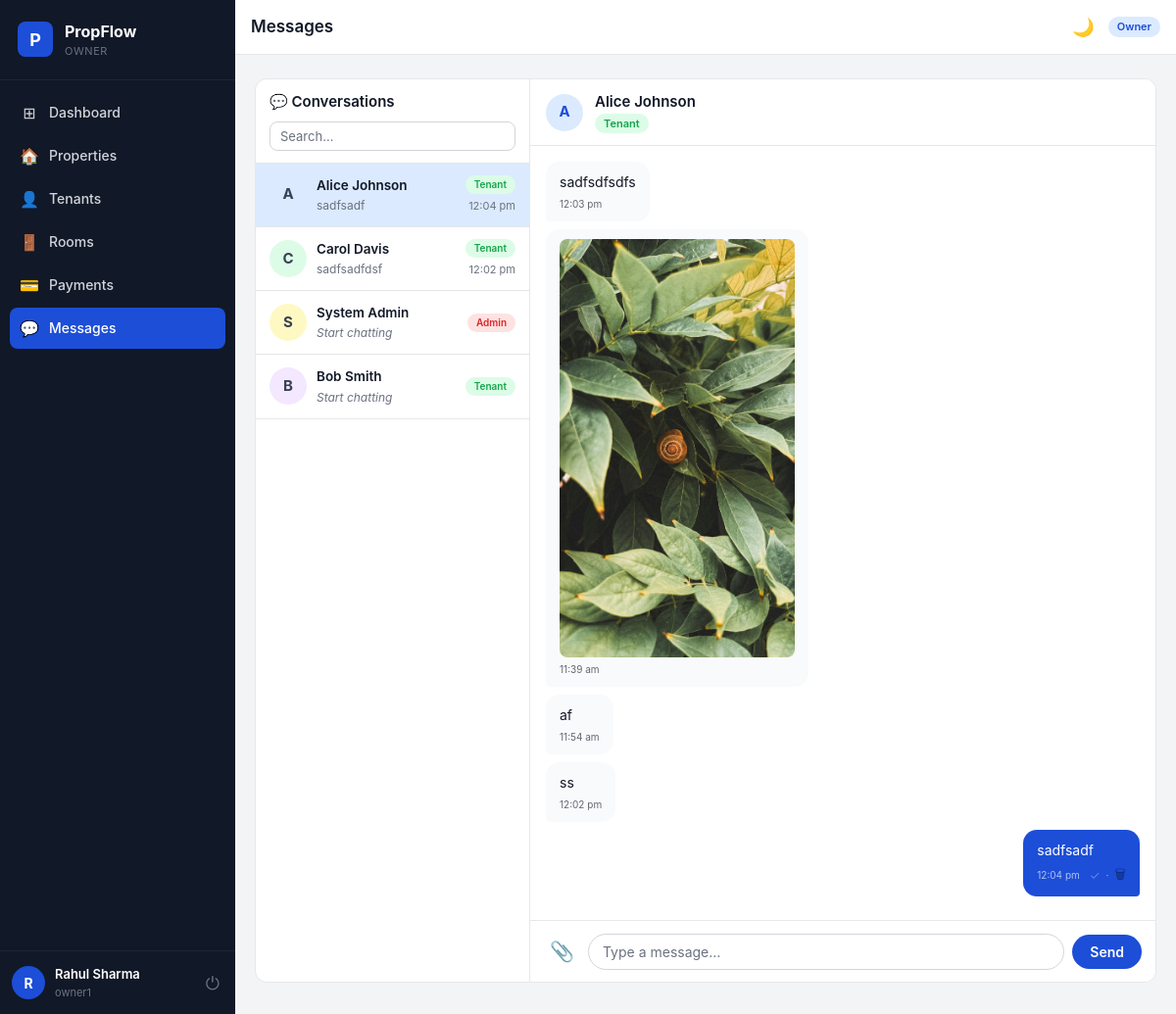
Screenshot of /chat/?with=4 (signed in) with the database file from the repository.
### models.py (models this page shows, shortened)
class User(UserMixin, db.Model):
    __tablename__ = "users"
    id            = db.Column(db.Integer, primary_key=True)
    phone         = db.Column(db.String(30),  unique=True, nullable=False)
    full_name     = db.Column(db.String(150), nullable=False)
    password_hash = db.Column(db.String(255), nullable=False)
    role          = db.Column(db.String(10),  nullable=False, default="tenant")  # admin|owner|tenant
    is_active     = db.Column(db.Boolean, default=True,  nullable=False)
    owner_id      = db.Column(db.Integer,
                               db.ForeignKey("users.id", ondelete="SET NULL"),
                               nullable=True)
    created_at    = db.Column(db.DateTime, default=now_utc, nullable=False)
    updated_at    = db.Column(db.DateTime, default=now_utc, onupdate=now_utc, nullable=False)
    owned_tenants     = db.relationship(
        "User", foreign_keys=[owner_id],
        backref=db.backref("owner_user", remote_side=[id]),
        lazy="dynamic"
    )
    properties        = db.relationship("Property",       back_populates="owner",
                                        foreign_keys="Property.owner_id",    lazy="dynamic")
    tenancies         = db.relationship("PropertyTenant", back_populates="tenant",
                                        foreign_keys="PropertyTenant.tenant_id", lazy="dynamic")
    payments          = db.relationship("Payment",        back_populates="tenant",
                                        foreign_keys="Payment.tenant_id",    lazy="dynamic")
    notifications     = db.relationship("Notification",   back_populates="user",   lazy="dynamic")
    sent_messages     = db.relationship("Message", back_populates="sender",
                                        foreign_keys="Message.sender_id",    lazy="dynamic")
    received_messages = db.relationship("Message", back_populates="receiver",
                                        foreign_keys="Message.receiver_id",  lazy="dynamic")
    room_assignments  = db.relationship("RoomTenant", back_populates="tenant",
                                        foreign_keys="RoomTenant.tenant_id", lazy="dynamic")
    __table_args__ = (
        Index("ix_users_phone", "phone"),
        Index("ix_users_role",  "role"),
        Index("ix_users_owner_role", "owner_id", "role"),
    )

class Message(db.Model):
    __tablename__ = "messages"
    id          = db.Column(db.Integer, primary_key=True)
    sender_id   = db.Column(db.Integer,
                             db.ForeignKey("users.id", ondelete="CASCADE"),
                             nullable=False)
    receiver_id = db.Column(db.Integer,
                             db.ForeignKey("users.id", ondelete="CASCADE"),
                             nullable=True)
    room_id     = db.Column(db.String(100), nullable=True)
    content     = db.Column(db.Text,        nullable=True)
    file_url    = db.Column(db.String(500), nullable=True)
    file_name   = db.Column(db.String(255), nullable=True)
    file_type   = db.Column(db.String(20),  nullable=True)   # image|video|audio|file
    file_size   = db.Column(db.Integer,     nullable=True)   # bytes
    is_read     = db.Column(db.Boolean, default=False, nullable=False)
    is_deleted  = db.Column(db.Boolean, default=False, nullable=False)  # soft delete
    created_at  = db.Column(db.DateTime, default=now_utc)
    sender   = db.relationship("User", back_populates="sent_messages",    foreign_keys=[sender_id])
    receiver = db.relationship("User", back_populates="received_messages", foreign_keys=[receiver_id])
    __table_args__ = (
        Index("ix_msg_room_created",    "room_id", "created_at"),
        Index("ix_msg_receiver_unread", "receiver_id", "is_read"),
        Index("ix_msg_sender_id",       "sender_id"),
    )

### routes/chat.py (the view, shortened to what this page needs)
@chat_bp.route("/")
@login_required
def index():
    if current_user.role == "admin":
        users = User.query.filter(User.id != current_user.id,
                                  User.is_active == True).all()
    elif current_user.role == "owner":
        admins  = User.query.filter_by(role="admin", is_active=True).all()
        tenants = User.query.filter_by(owner_id=current_user.id,
                                       role="tenant", is_active=True).all()
        users   = admins + tenants
    conversations = []
    for u in users:
        room = _room_key(current_user.id, u.id)
        last   = (Message.query.filter_by(room_id=room, is_deleted=False)
                  .order_by(Message.created_at.desc()).first())
        unread = (Message.query.filter_by(room_id=room,
                                          receiver_id=current_user.id,
                                          is_read=False, is_deleted=False)
                  .count())
        last_created_at = last.created_at.isoformat() + 'Z' if last and last.created_at else None
        conversations.append({"user": u, "last": last, "unread": unread, "last_created_at": last_created_at})
    conversations.sort(
        key=lambda c: c["last"].created_at if c["last"] else datetime.min,
        reverse=True,
    )
    selected_uid  = request.args.get("with", type=int)
    selected_user = None
    messages      = []
    if selected_uid:
        selected_user = User.query.filter_by(id=selected_uid,
                                             is_active=True).first()
        if selected_user:
            messages = _msg_svc.load_conversation(
                current_user.id, selected_uid
            )
            _msg_svc.mark_read(
                _room_key(current_user.id, selected_uid), current_user.id
            )
    response = make_response(render_template("chat/index.html",
                                       conversations=conversations,
                                       selected_user=selected_user,
                                       messages=messages,
                                       page_size=PAGE_SIZE))
    response.headers['Cache-Control'] = 'no-cache, no-store, must-revalidate'
    response.headers['Pragma'] = 'no-cache'
    response.headers['Expires'] = '0'
    return response

### services/message.py (called while the page is built)
def _room_key(uid1: int, uid2: int) -> str:
    return f"dm_{min(uid1, uid2)}_{max(uid1, uid2)}"

    def mark_read(self, room_id: str, reader_id: int) -> int:
        count = (
            Message.query
            .filter_by(room_id=room_id, receiver_id=reader_id,
                       is_read=False, is_deleted=False)
            .update({"is_read": True}, synchronize_session="fetch")
        )
        if count:
            self.safe_commit(f"mark_read room={room_id} reader={reader_id}")
        return count

    def load_conversation(
        self,
        uid1:      int,
        uid2:      int,
        before_id: Optional[int] = None,
        limit:     int = PAGE_SIZE,
    ) -> list:
        if not uid1 or not uid2:
            raise ValidationError("Both user IDs are required")
        room = _room_key(uid1, uid2)
        q    = Message.query.filter_by(room_id=room, is_deleted=False)
        if before_id:
            q = q.filter(Message.id < before_id)
        msgs = q.order_by(Message.created_at.desc()).limit(limit).all()
        return list(reversed(msgs))

### templates/chat/index.html (shortened to what this page needs)
{% extends "base.html" %}
{% block page_title %}Messages{% endblock %}
{% block content %}
<div class="chat-layout">
  <div class="chat-sidebar {% if selected_user %}chat-sidebar-hidden-mobile{% endif %}">
    <div class="chat-sidebar-head">
      <span class="font-semibold">💬 Conversations</span>
      <input type="text" id="convSearch" placeholder="Search…" class="form-input"
             style="padding:6px 10px;font-size:13px;margin-top:8px"
             oninput="filterConvs(this.value)"/>
    </div>
    <div class="conv-list" id="convList">
      {% for c in conversations %}
      <a href="{{ url_for('chat.index', **{'with': c.user.id}) }}"
         class="conv-item {% if selected_user and selected_user.id == c.user.id %}conv-active{% endif %}"
         data-name="{{ c.user.full_name|lower }}">
        <div class="conv-avatar" style="background:{{ loop.cycle('var(--c-blue-bg)','var(--c-green-bg)','var(--c-yellow-bg)','var(--c-purple-bg)') }}">
          {{ c.user.full_name[0].upper() }}
        </div>
        <div class="conv-info">
          <div class="conv-name">
            {{ c.user.full_name }}
          </div>
          <div class="conv-last text-muted">
            {% if c.last %}
              {% if c.last.file_type == 'image' %}📷 Photo
              {% elif c.last.file_type == 'video' %}🎥 Video
              {% elif c.last.file_type == 'audio' %}🎤 Voice note
              {% elif c.last.file_type == 'file' %}📎 {{ c.last.file_name or 'File' }}
              {% else %}{{ (c.last.content or '')[:40] }}{% endif %}
            {% else %}<em>Start chatting</em>{% endif %}
          </div>
        </div>
        <div class="conv-meta">
          <span class="role-badge role-{{ c.user.role }}" style="font-size:10px">{{ c.user.role }}</span>
          {% if c.last %}
          <div class="conv-time text-muted" data-created-at="{{ c.last_created_at }}"><span class="conv-time-display"></span></div>
          {% endif %}
        </div>
      </a>
      {% else %}
      <div class="conv-empty text-muted">No conversations yet.</div>
      {% endfor %}
    </div>
  </div>
  <div class="chat-main {% if not selected_user %}chat-main-hidden-mobile{% endif %}">
    {% if selected_user %}
    <div class="chat-head">
      <div class="conv-avatar" style="background:var(--c-blue-bg);color:var(--c-blue)">
        {{ selected_user.full_name[0].upper() }}
      </div>
      <div class="flex-1">
        <div class="font-semibold">{{ selected_user.full_name }}</div>
        <div id="statusLine" class="text-muted" style="font-size:12px">
          <span class="role-badge role-{{ selected_user.role }}">{{ selected_user.role }}</span>
        </div>
      </div>
    </div>
    <div class="msg-area" id="msgArea">
      {% for m in messages %}
      {% if not m.is_deleted %}
      <div class="msg-row {% if m.sender_id == current_user.id %}msg-mine{% else %}msg-theirs{% endif %}"
           data-mid="{{ m.id }}">
        <div class="msg-bubble">
          {% if m.file_type == 'image' %}
            <a href="{{ m.file_url }}" target="_blank">
              <img src="{{ m.file_url }}" class="msg-img" loading="lazy"/>
            </a>
          {% elif m.file_type == 'video' %}
            <video src="{{ m.file_url }}" controls class="msg-video"></video>
          {% elif m.file_type == 'audio' %}
            <audio src="{{ m.file_url }}" controls class="msg-audio"></audio>
            {% if m.file_name %}<div style="font-size:11px;opacity:.7;margin-top:4px">🎤 {{ m.file_name }}</div>{% endif %}
          {% elif m.file_url %}
            <a href="{{ m.file_url }}" target="_blank" class="msg-file-link" download="{{ m.file_name }}">
              📎 {{ m.file_name or 'Download file' }}
              {% if m.file_size %}<span style="font-size:10px;opacity:.7;margin-left:4px">({{ (m.file_size / 1024)|int }} KB)</span>{% endif %}
            </a>
          {% endif %}
          {% if m.content %}
          <div class="msg-text">{{ m.content }}</div>
          {% endif %}
          <div class="msg-meta" data-created-at="{{ m.created_at.isoformat() + 'Z' if m.created_at else '' }}">
            <span class="msg-time-display"></span>
            {% if m.sender_id == current_user.id %}
            <span class="msg-ticks {% if m.is_read %}ticks-read{% else %}ticks-sent{% endif %}">
              {{ '✓✓' if m.is_read else '✓' }}
            </span>
            · <button class="msg-del-btn" onclick="deleteMsg({{ m.id }}, this)" title="Delete">🗑</button>
            {% endif %}
          </div>
        </div>
      </div>
      {% endif %}
      {% endfor %}
    </div>
    <div class="chat-input-wrap">
      <form id="msgForm" class="chat-form" enctype="multipart/form-data">
        <div class="chat-input-row">
          <label class="file-btn" title="Attach: image, video, audio, document">
            📎
          </label>
          <input type="text" name="content" id="msgInput"
                 class="chat-input" placeholder="Type a message…" autocomplete="off"/>
          <button type="submit" class="chat-send-btn" id="sendBtn">Send</button>
        </div>
      </form>
    </div>
    {% else %}
    <div class="chat-empty">
      <div class="empty-icon">💬</div>
      <p>Select a conversation</p>
    </div>
    {% endif %}
  </div>
</div>
{% endblock %}

### templates/base.html (shortened to what this page needs)
<!DOCTYPE html>
<html lang="en" data-theme="light">
<head>
  <link rel="stylesheet" href="{{ url_for('static', filename='css/style.css') }}"/>
</head>
<body>
<aside class="sidebar" id="sidebar">
  <div class="sidebar-logo">
    <div class="logo-icon">P</div>
    <div>
      <div class="logo-name">PropFlow</div>
      <div class="logo-role">{{ current_user.role | capitalize }}</div>
    </div>
  </div>
  <nav class="sidebar-nav">
    {% if current_user.role == 'admin' %}
      <a href="{{ url_for('admin.dashboard') }}"  class="nav-item {% if request.endpoint == 'admin.dashboard'   %}active{% endif %}"><span class="nav-icon">⊞</span>Dashboard</a>
      <a href="{{ url_for('admin.users') }}"      class="nav-item {% if request.endpoint == 'admin.users'      %}active{% endif %}"><span class="nav-icon">👔</span>Owners</a>
      <a href="{{ url_for('admin.properties') }}" class="nav-item {% if request.endpoint == 'admin.properties' %}active{% endif %}"><span class="nav-icon">🏠</span>Properties</a>
      <a href="{{ url_for('rooms.index') }}"      class="nav-item {% if 'rooms' in request.endpoint            %}active{% endif %}"><span class="nav-icon">🚪</span>Rooms</a>
      <a href="{{ url_for('admin.payments') }}"   class="nav-item {% if request.endpoint == 'admin.payments'   %}active{% endif %}"><span class="nav-icon">💳</span>Payments</a>
      <a href="{{ url_for('chat.index') }}"       class="nav-item {% if 'chat' in request.endpoint             %}active{% endif %}">
        <span class="nav-icon">💬</span>Messages<span class="nav-badge" id="msgBadge" style="display:none"></span>
      </a>
    {% elif current_user.role == 'owner' %}
      <a href="{{ url_for('owner.dashboard') }}"  class="nav-item {% if request.endpoint == 'owner.dashboard'   %}active{% endif %}"><span class="nav-icon">⊞</span>Dashboard</a>
      <a href="{{ url_for('owner.properties') }}" class="nav-item {% if request.endpoint == 'owner.properties'  %}active{% endif %}"><span class="nav-icon">🏠</span>Properties</a>
      <a href="{{ url_for('owner.tenants') }}"    class="nav-item {% if request.endpoint == 'owner.tenants'     %}active{% endif %}"><span class="nav-icon">👤</span>Tenants</a>
      <a href="{{ url_for('rooms.index') }}"      class="nav-item {% if 'rooms' in request.endpoint             %}active{% endif %}"><span class="nav-icon">🚪</span>Rooms</a>
      <a href="{{ url_for('owner.payments') }}"   class="nav-item {% if request.endpoint == 'owner.payments'    %}active{% endif %}"><span class="nav-icon">💳</span>Payments</a>
      <a href="{{ url_for('chat.index') }}"       class="nav-item {% if 'chat' in request.endpoint              %}active{% endif %}">
        <span class="nav-icon">💬</span>Messages
      </a>
    {% endif %}
  </nav>
  <div class="sidebar-footer">
    <div class="user-info">
      <div class="user-avatar">{{ current_user.full_name[0].upper() }}</div>
      <div>
        <div class="user-name">{{ current_user.full_name }}</div>
        <div class="user-phone">{{ current_user.phone }}</div>
      </div>
    </div>
    <a href="{{ url_for('auth.logout') }}" class="logout-btn" title="Logout">⏻</a>
  </div>
</aside>
<div class="main-wrap">
  <header class="topbar">
    <h1 class="page-title">{% block page_title %}{% endblock %}</h1>
    <div class="topbar-right">
      <button class="icon-btn" id="darkToggle" onclick="toggleDark()" title="Dark mode" aria-label="Toggle dark mode">🌙</button>
      <span class="role-badge role-{{ current_user.role }}">{{ current_user.role }}</span>
    </div>
  </header>
  <main class="page-content">
    {% block content %}{% endblock %}
  </main>
</div>
</body>
</html>

### rows the page displays
User: role "OWNER", full_name "R", full_name "Rahul Sharma", phone "owner1", role "Owner"
User: user "A", user.full_name "Alice Johnson", user.role "Tenant", full_name "A", full_name "Alice Johnson", role "Tenant"
Message: content "sadfsadf", content "sadfsadf", is_read "✓"
User: user "C", user.full_name "Carol Davis", user.role "Tenant"
Message: content "sadfsadfdsf"
User: user "S", user.full_name "System Admin", user.role "Admin"
User: user "B", user.full_name "Bob Smith", user.role "Tenant"
Message: content "sadfsdfsdfs"
Message: file_url (picture)
Message: content "af"
Message: content "ss"
